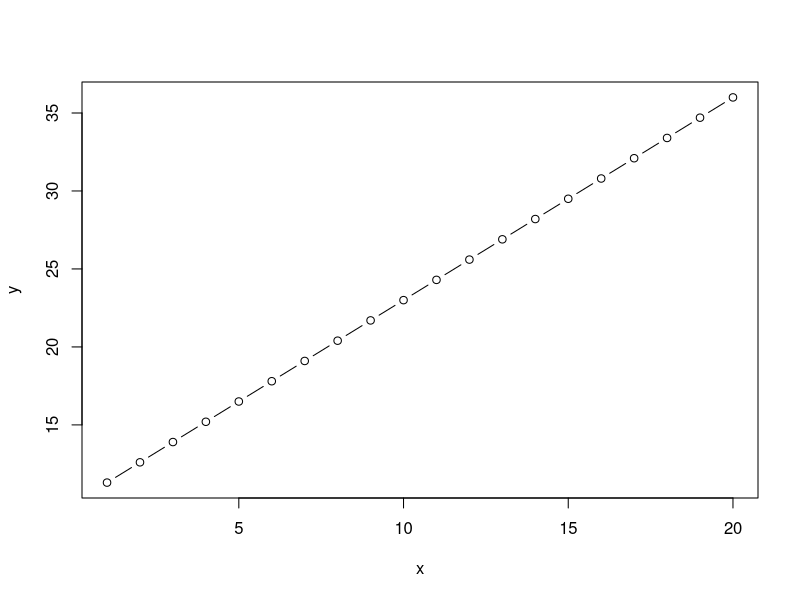
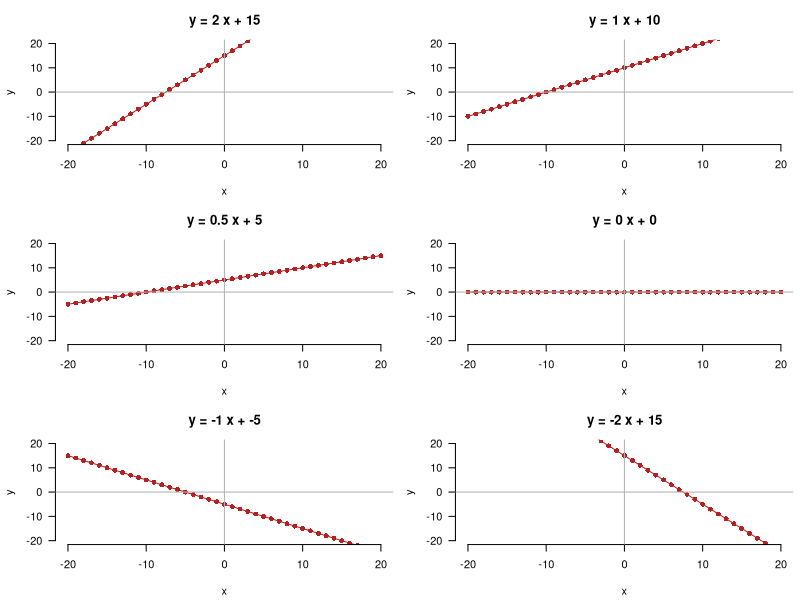

These figures' R source, in order:
## ---- chunk 1
my_function <- function(x){
  y <- 1.3*x + 10
  return(y)
}
## ---- chunk 2
my_function(x=2) # example 1
my_function(x=4) # example 2
## ---- chunk 3
my_function(2)
## ---- chunk 4
my_function <- function(x,a,b){
  y <- a*x + b
  return(y)
}
## ---- chunk 5
my_function(x=2,a=1.3,b=10) # example 1
my_function(x=4,a=5,b=100) # example 2
## ---- chunk 6
my_function(2, 1.3, 10) # example 1
my_function(4, 5, 100) # example 2
## ---- chunk 7
my_function(x=2, a=1.3, b=10)
my_function(a=1.3, b=10, x=2) # different inout order, same output value
## ---- chunk 8
my_function <- function(x,a=1.3,b=10){
  y <- a*x + b
  return(y)
}
## ---- chunk 9
my_function(x=2)
## ---- chunk 10
my_function <- function(x,a=1.3,b=10){
  y <- a*x + b
  plot(y ~ x, type="b")
  return(y)
}
## ---- chunk 11
my_input <- 1:20
my_function(x=my_input)
## ---- chunk 12
plot_my_lm <- function(x,a=1.3,b=10,plot_only=TRUE){
  
  # Process
  y <- a*x + b
  
  # Plot
  par(mar=c(4.2,4.2,3,.5)) # set plot margins
  plot(y ~ x, type="o",axes=FALSE,ann=FALSE,pch=16,col="firebrick",xlim=c(-20,20),ylim=c(-20,20)) # define basic plot
  title(main=paste("y =",a,"x +",b)) # print a dynamic main title
  title(xlab="x",ylab="y")  # print axis labels
  axis(1) # print the X axis
  axis(2,las=2) # print the Y axis and turn its labels right-side-up
  abline(h=0,v=0,col="grey70") # add grey lines indicating x=0 and y=0
  
  # Return
  if(plot_only==FALSE){
    return(y)
  }
}
## ---- chunk 13
my_input <- -20:20 # define a common x input value

par(mfrow=c(3,2)) # stage a multi-paned plot
plot_my_lm(x=my_input,a=2,b=15)
plot_my_lm(x=my_input,a=1,b=10)
plot_my_lm(x=my_input,a=.5,b=5)
plot_my_lm(x=my_input,a=0,b=0)
plot_my_lm(x=my_input,a=-1,b=-5)
plot_my_lm(x=my_input,a=-2,b=15)
